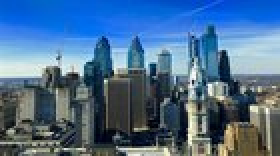
#> input picture Beautiful_Cityscapes_low_res/0eqnHaFkZExaP6glpLqYwbt4FNXInUd5F4hl-daegGc.jpg, 140 x 78 px (shown 2 times larger); its folder holds 4 pictures in this run
$ python compare_methods.py   (older library calls are emulated)
#> lines starting #> are read from the running program, lines starting #| are printed output that depends on the picture

import sys
import glob
import scipy
import plot
import skimage.io
import numpy as np
import matplotlib.pyplot as plt

from time import time
from sklearn import manifold, datasets
from mpl_toolkits.mplot3d import Axes3D
from sklearn import manifold, datasets

# Next line to silence pyflakes. This import is needed.
Axes3D


# Input parameters
n_neighbors = 10
n_components = 2
image_dir = './Beautiful_Cityscapes_low_res/'
dpi=500
res=70
perplexity=int(sys.argv[1]) if len(sys.argv)>1 else 30

# Load images files
filenames=list(glob.glob(image_dir+'*.jpg'))
images = []
total_res = res**2*3 # 2 for x and y, 3 for rgb
X = np.zeros((len(filenames),total_res)) # Dimension of the image: 70*70=4900; X will store images in 2d array
count = 0
for imageName in filenames:
  image = skimage.io.imread(imageName) # load image
#> image is the input picture: shape (78, 140, 3); mean R, G, B 75.7, 110.3, 144.4
  images.append(image)
  image1d = scipy.misc.imresize(image, (res,res)) #reshape size to 70,70 for every image
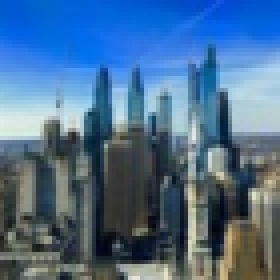
#> image1d: shape (70, 70, 3) (shown 4 times larger); mean R, G, B 75.8, 110.4, 144.5
  image1d = image1d.flatten() #image1d stores a 1d array for each image
#> image1d = 14700 values, max 251 at index 3629, min 0 at index 6, mean 110.2
  X[count,:] = image1d # add a row of values
  count+=1
#> pass 2 of the loop `for imageName in filenames:`:
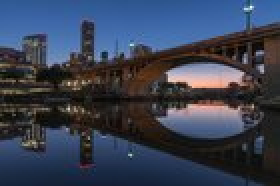
#> input picture Beautiful_Cityscapes_low_res/3unTh5ECyrPLzI--AxZilfDTXO0olTkBV2BF4ZpwneQ.jpg, 140 x 93 px (shown 2 times larger)
#> image is the input picture: shape (93, 140, 3); mean R, G, B 56.7, 64.8, 83.4
#> `image1d = scipy.misc.imresize(image, (res,res))`:
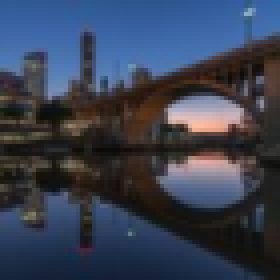
#> image1d: shape (70, 70, 3) (shown 4 times larger); mean R, G, B 56.7, 64.8, 83.5
#> `image1d = image1d.flatten()`: image1d = 14700 values, max 254 at index 6657, min 4 at index 6122, mean 68.31
#> pass 3 of the loop `for imageName in filenames:`:
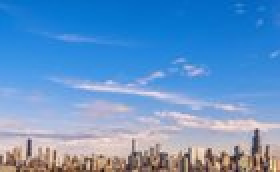
#> input picture Beautiful_Cityscapes_low_res/4UWZOpSycggyaCRHdjIt-yfj7XKVvD4A6fPkJhMr9Xs.jpg, 140 x 86 px (shown 2 times larger)
#> image is the input picture: shape (86, 140, 3); mean R, G, B 100.7, 149.1, 200.4
#> `image1d = scipy.misc.imresize(image, (res,res))`:
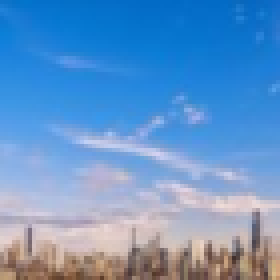
#> image1d: shape (70, 70, 3) (shown 4 times larger); mean R, G, B 100.7, 149.1, 200.5
#> `image1d = image1d.flatten()`: image1d = 14700 values, max 248 at index 7013, min 1 at index 129, mean 150.1
#> the loop made 4 passes; the first 3 are shown


# Begin plotting
fig = plt.figure(figsize=(15, 8))
plt.suptitle("Manifold Learning with %i images, %i neighbors"
             % (count, n_neighbors), fontsize=14)


methods = ['standard', 'ltsa', 'hessian', 'modified']
labels = ['LLE', 'LTSA', 'Hessian LLE', 'Modified LLE']

for i, method in enumerate(methods):
    t0 = time()
#> (the run stopped early here; a loop or call above may not have finished)
